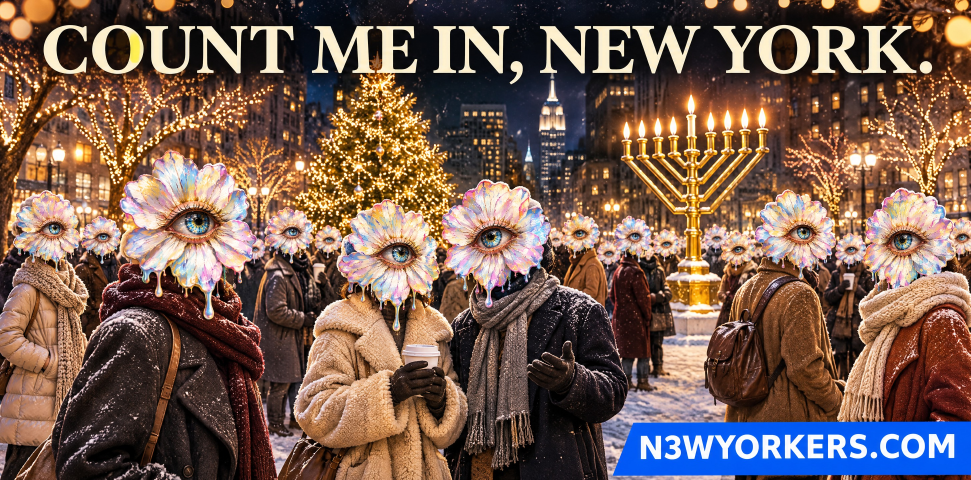
#> input picture work/v2/ad_count.jpg, 2912 x 1440 px (shown at 1/3 size); its folder holds only this picture in this run
$ python install_v2.py ../work/v2/ad_count.jpg
#> lines starting #> are read from the running program, lines starting #| are printed output that depends on the picture
"""tools/install_v2.py: put the v2 Krea images where the gallery reads them.
wall_<room>_<l|r>.jpg -> site/assets/walls/<room>_<l|r>.jpg (2048x1024)
plate_<room>.jpg      -> work/plates_raw/<room>.jpg (old one kept in work/plates_v1), then Depth Anything V2 Small
                         (the virtual-architect skill's depth_anything.py, local and free) writes site/assets/plates + depth."""
import os, shutil, subprocess, sys
from PIL import Image
ROOT = os.path.dirname(os.path.dirname(os.path.abspath(__file__))); V2 = os.path.join(ROOT, "work", "v2"); A = os.path.join(ROOT, "site", "assets")
DEPTH = os.path.expanduser("~/Library/Application Support/Claude/local-agent-mode-sessions/skills-plugin/782bdcfa-efbb-4f97-ac74-d97c73bc6dee/ab1a3ffb-cac2-4835-b4f4-489a319b8167/skills/virtual-architect/scripts/depth_anything.py")
os.makedirs(os.path.join(A, "walls"), exist_ok=True); os.makedirs(os.path.join(ROOT, "work", "plates_v1"), exist_ok=True)
plates = []
for f in sorted(os.listdir(V2)):
    if f.startswith("._") or not f.endswith(".jpg"): continue
    n = f[:-4]
    if n.startswith("wall_"):
        dst = os.path.join(A, "walls", n[5:] + ".jpg")
        if os.path.exists(dst) and os.path.getmtime(dst) > os.path.getmtime(os.path.join(V2, f)): continue
        Image.open(os.path.join(V2, f)).convert("RGB").resize((2048, 1024), Image.LANCZOS).save(dst, quality=86); print("wall", n[5:])
    elif n.startswith("ad_"):
        os.makedirs(os.path.join(A, "ads"), exist_ok=True); dst = os.path.join(A, "ads", n + ".jpg")
        im = Image.open(os.path.join(V2, f)).convert("RGB"); im.thumbnail((1600, 1600)); im.save(dst, quality=88); print("ad", n)
#> further down, im is the input picture: PIL image 2912x1440 RGB; mean R, G, B 117.8, 92.6, 80.2
#> after `im.thumbnail((1600, 1600))`:
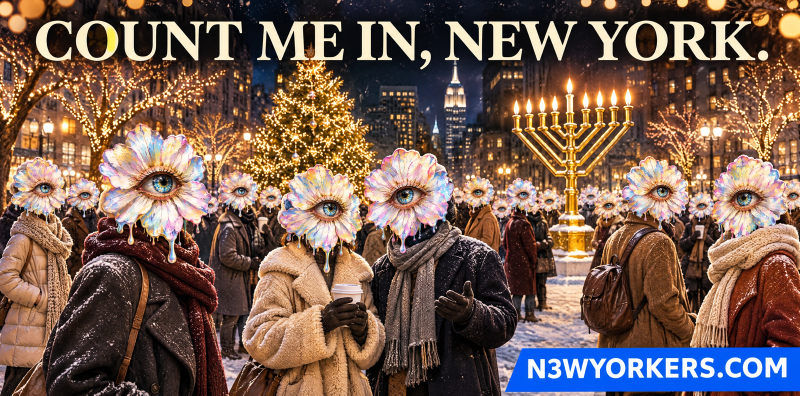
#> im: PIL image 1600x791 RGB (shown at 1/2 size); mean R, G, B 117.8, 92.6, 80.2
    elif n.startswith("plate_"):
        room = n[6:]; raw = os.path.join(ROOT, "work", "plates_raw", room + ".jpg"); old = os.path.join(ROOT, "work", "plates_v1", room + ".jpg")
        if os.path.exists(raw) and not os.path.exists(old): shutil.copy2(raw, old)
        if os.path.exists(raw) and os.path.getmtime(raw) >= os.path.getmtime(os.path.join(V2, f)): continue
        shutil.copy2(os.path.join(V2, f), raw); plates.append(raw); print("plate", room)
if plates and "--nodepth" not in sys.argv:
    subprocess.run([sys.executable, DEPTH, "plate", A] + plates, check=True)

$ run again, on work/v2/wall_channel_l.jpg
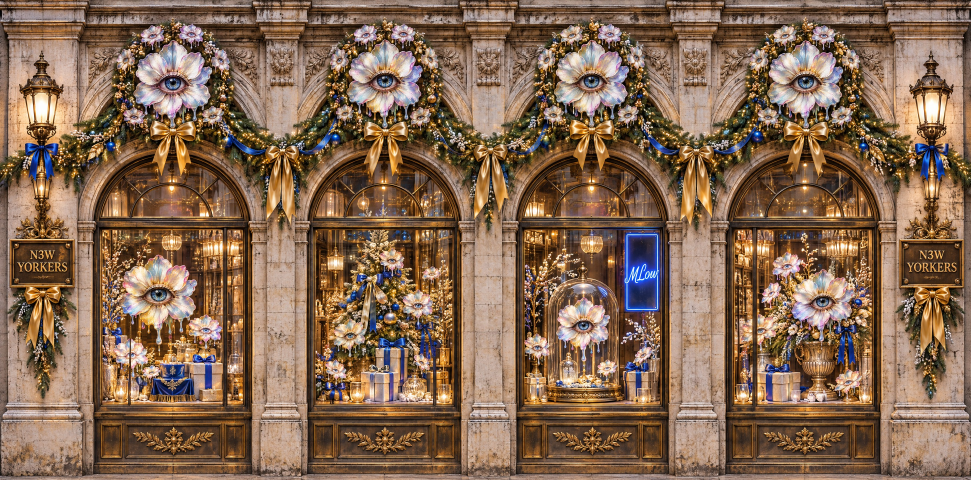
#> input picture work/v2/wall_channel_l.jpg, 2912 x 1440 px (shown at 1/3 size)
#> `Image.open(os.path.join(V2, f)).convert('RGB').resize((2048, 1024), Im`:
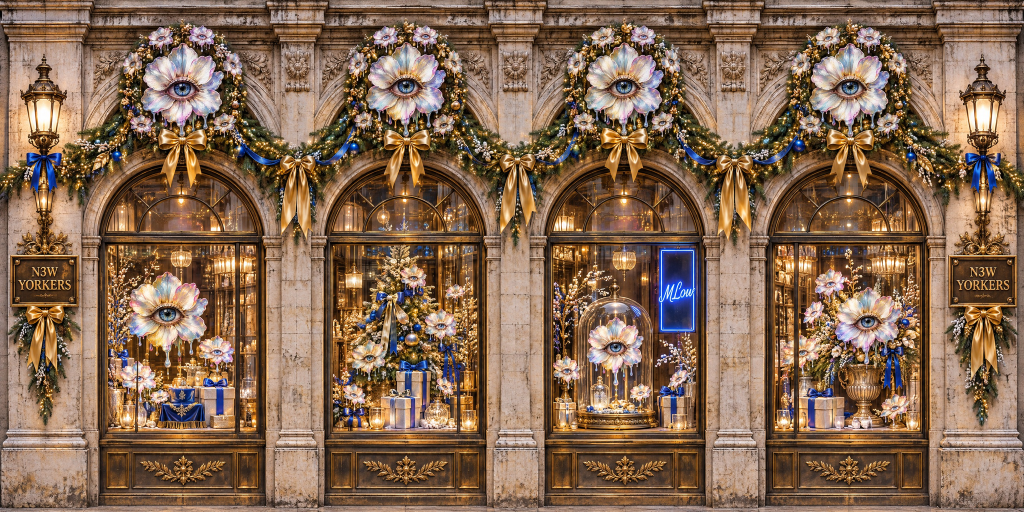
#> saved as channel_l.jpg: PIL image 2048x1024 RGB (shown at 1/2 size); mean R, G, B 133.1, 104.6, 82.3

$ run again, on work/v2/wall_menorah_l.jpg
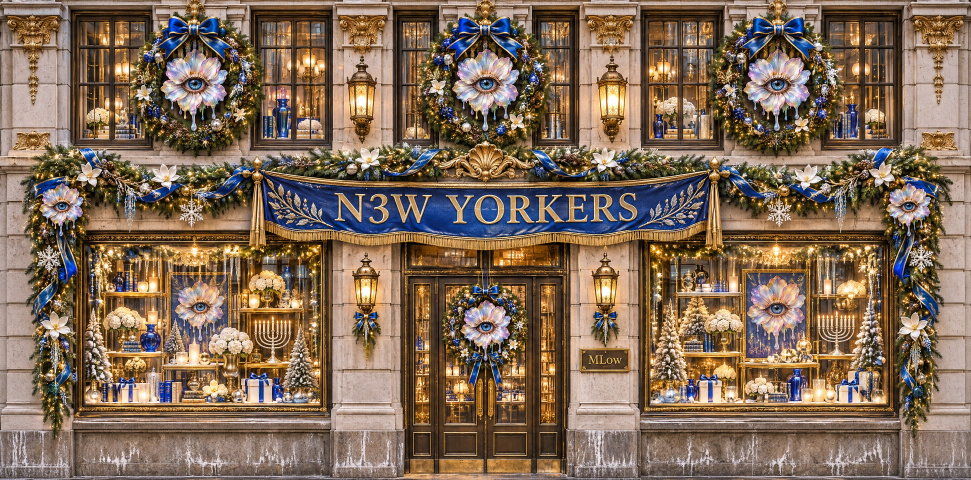
#> input picture work/v2/wall_menorah_l.jpg, 2912 x 1440 px (shown at 1/3 size)
#> `Image.open(os.path.join(V2, f)).convert('RGB').resize((2048, 1024), Im`:
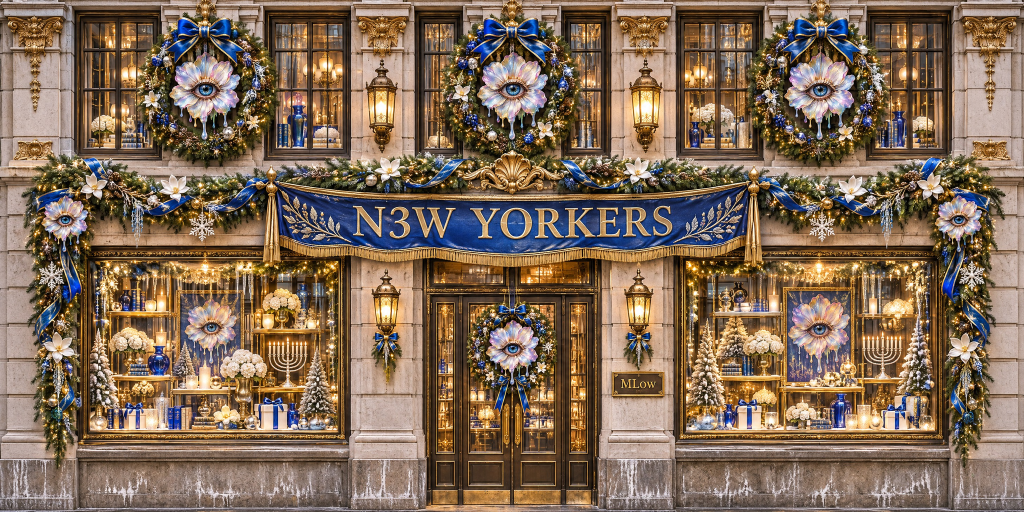
#> saved as menorah_l.jpg: PIL image 2048x1024 RGB (shown at 1/2 size); mean R, G, B 129.6, 107.5, 87.8
